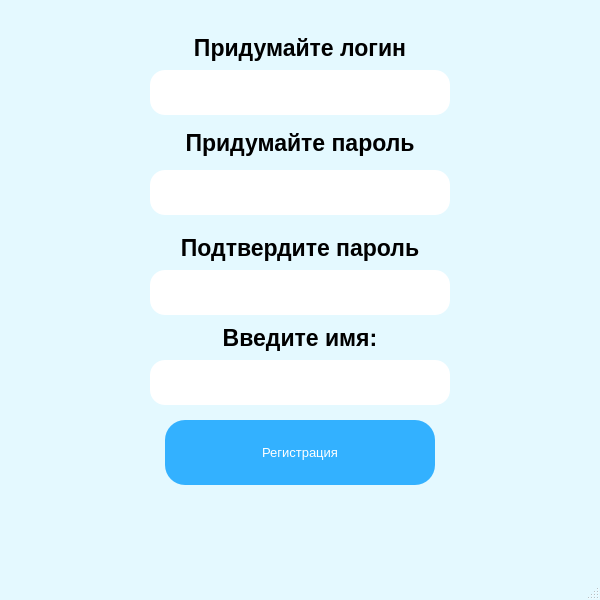
<?xml version="1.0" encoding="UTF-8"?>
<ui version="4.0">
 <class>MainWindow</class>
 <widget class="QMainWindow" name="MainWindow">
  <property name="geometry">
   <rect>
    <x>0</x>
    <y>0</y>
    <width>600</width>
    <height>600</height>
   </rect>
  </property>
  <property name="minimumSize">
   <size>
    <width>600</width>
    <height>600</height>
   </size>
  </property>
  <property name="maximumSize">
   <size>
    <width>600</width>
    <height>600</height>
   </size>
  </property>
  <property name="font">
   <font>
    <family>Arial</family>
    <pointsize>11</pointsize>
    <weight>75</weight>
    <italic>false</italic>
    <bold>true</bold>
   </font>
  </property>
  <property name="cursor">
   <cursorShape>ArrowCursor</cursorShape>
  </property>
  <property name="windowTitle">
   <string>Регистрация</string>
  </property>
  <property name="windowIcon">
   <iconset>
    <normaloff>../files/app_images/регистрация.png</normaloff>../files/app_images/регистрация.png</iconset>
  </property>
  <property name="layoutDirection">
   <enum>Qt::LeftToRight</enum>
  </property>
  <property name="styleSheet">
   <string notr="true">QMainWindow {
	background-color: rgb(228, 249, 255);
}
QPushButton {
	background-color: rgb(51, 177, 255);
	border-radius: 20px;
	font: 10pt &quot;Arial&quot;;
	color: rgb(255, 255, 255);
}
QPushButton:hover {
	border-radius: 24px;
	background-color: rgb(52, 202, 232);
}
QPushButton:pressed {
	border-radius: 28px;
	background-color: rgb(0, 222, 0);
}
QLineEdit {
	border-radius: 15px;
	font: 12pt &quot;Arial&quot;;
}
QLineEdit:hover {
	border-radius: 20px;
	font: 75 12pt &quot;Arial&quot;;
	background-color: rgb(250, 250, 250);
}
QComboBox {
	border-radius: 15px;
}</string>
  </property>
  <widget class="QWidget" name="centralwidget">
   <property name="styleSheet">
    <string notr="true">self.setStyleSheet(&quot;background-color: blue&quot;)</string>
   </property>
   <widget class="QLabel" name="label_3">
    <property name="geometry">
     <rect>
      <x>0</x>
      <y>220</y>
      <width>600</width>
      <height>55</height>
     </rect>
    </property>
    <property name="sizePolicy">
     <sizepolicy hsizetype="Preferred" vsizetype="Preferred">
      <horstretch>0</horstretch>
      <verstretch>0</verstretch>
     </sizepolicy>
    </property>
    <property name="font">
     <font>
      <family>Arial</family>
      <pointsize>17</pointsize>
      <weight>75</weight>
      <italic>false</italic>
      <bold>true</bold>
     </font>
    </property>
    <property name="cursor">
     <cursorShape>ArrowCursor</cursorShape>
    </property>
    <property name="autoFillBackground">
     <bool>false</bool>
    </property>
    <property name="text">
     <string>Подтвердите пароль</string>
    </property>
    <property name="textFormat">
     <enum>Qt::AutoText</enum>
    </property>
    <property name="alignment">
     <set>Qt::AlignCenter</set>
    </property>
    <property name="margin">
     <number>0</number>
    </property>
   </widget>
   <widget class="QLineEdit" name="lineEdit_3">
    <property name="geometry">
     <rect>
      <x>150</x>
      <y>270</y>
      <width>300</width>
      <height>45</height>
     </rect>
    </property>
    <property name="font">
     <font>
      <family>Arial</family>
      <pointsize>12</pointsize>
      <weight>50</weight>
      <italic>false</italic>
      <bold>false</bold>
     </font>
    </property>
    <property name="autoFillBackground">
     <bool>false</bool>
    </property>
   </widget>
   <widget class="QLineEdit" name="lineEdit_2">
    <property name="geometry">
     <rect>
      <x>150</x>
      <y>170</y>
      <width>300</width>
      <height>45</height>
     </rect>
    </property>
    <property name="font">
     <font>
      <family>Arial</family>
      <pointsize>12</pointsize>
      <weight>50</weight>
      <italic>false</italic>
      <bold>false</bold>
     </font>
    </property>
    <property name="autoFillBackground">
     <bool>false</bool>
    </property>
   </widget>
   <widget class="QLineEdit" name="lineEdit">
    <property name="geometry">
     <rect>
      <x>150</x>
      <y>70</y>
      <width>300</width>
      <height>45</height>
     </rect>
    </property>
    <property name="font">
     <font>
      <family>Arial</family>
      <pointsize>12</pointsize>
      <weight>50</weight>
      <italic>false</italic>
      <bold>false</bold>
     </font>
    </property>
    <property name="autoFillBackground">
     <bool>false</bool>
    </property>
   </widget>
   <widget class="QLabel" name="label">
    <property name="geometry">
     <rect>
      <x>0</x>
      <y>20</y>
      <width>600</width>
      <height>55</height>
     </rect>
    </property>
    <property name="font">
     <font>
      <family>Arial</family>
      <pointsize>17</pointsize>
      <weight>75</weight>
      <italic>false</italic>
      <bold>true</bold>
     </font>
    </property>
    <property name="layoutDirection">
     <enum>Qt::LeftToRight</enum>
    </property>
    <property name="text">
     <string>Придумайте логин</string>
    </property>
    <property name="alignment">
     <set>Qt::AlignCenter</set>
    </property>
   </widget>
   <widget class="QLabel" name="label_2">
    <property name="geometry">
     <rect>
      <x>0</x>
      <y>115</y>
      <width>600</width>
      <height>55</height>
     </rect>
    </property>
    <property name="sizePolicy">
     <sizepolicy hsizetype="Preferred" vsizetype="Preferred">
      <horstretch>0</horstretch>
      <verstretch>0</verstretch>
     </sizepolicy>
    </property>
    <property name="font">
     <font>
      <family>Arial</family>
      <pointsize>17</pointsize>
      <weight>75</weight>
      <italic>false</italic>
      <bold>true</bold>
     </font>
    </property>
    <property name="cursor">
     <cursorShape>ArrowCursor</cursorShape>
    </property>
    <property name="autoFillBackground">
     <bool>false</bool>
    </property>
    <property name="text">
     <string>Придумайте пароль</string>
    </property>
    <property name="textFormat">
     <enum>Qt::AutoText</enum>
    </property>
    <property name="alignment">
     <set>Qt::AlignCenter</set>
    </property>
    <property name="margin">
     <number>0</number>
    </property>
   </widget>
   <widget class="QPushButton" name="pushButton_2">
    <property name="enabled">
     <bool>true</bool>
    </property>
    <property name="geometry">
     <rect>
      <x>165</x>
      <y>420</y>
      <width>270</width>
      <height>65</height>
     </rect>
    </property>
    <property name="font">
     <font>
      <family>Arial</family>
      <pointsize>10</pointsize>
      <weight>50</weight>
      <italic>false</italic>
      <bold>false</bold>
     </font>
    </property>
    <property name="styleSheet">
     <string notr="true"/>
    </property>
    <property name="text">
     <string>Регистрация</string>
    </property>
   </widget>
   <widget class="QLabel" name="label_4">
    <property name="geometry">
     <rect>
      <x>0</x>
      <y>310</y>
      <width>600</width>
      <height>55</height>
     </rect>
    </property>
    <property name="sizePolicy">
     <sizepolicy hsizetype="Preferred" vsizetype="Preferred">
      <horstretch>0</horstretch>
      <verstretch>0</verstretch>
     </sizepolicy>
    </property>
    <property name="font">
     <font>
      <family>Arial</family>
      <pointsize>17</pointsize>
      <weight>75</weight>
      <italic>false</italic>
      <bold>true</bold>
     </font>
    </property>
    <property name="cursor">
     <cursorShape>ArrowCursor</cursorShape>
    </property>
    <property name="autoFillBackground">
     <bool>false</bool>
    </property>
    <property name="text">
     <string>Введите имя:</string>
    </property>
    <property name="textFormat">
     <enum>Qt::AutoText</enum>
    </property>
    <property name="alignment">
     <set>Qt::AlignCenter</set>
    </property>
    <property name="margin">
     <number>0</number>
    </property>
   </widget>
   <widget class="QLineEdit" name="lineEdit_4">
    <property name="geometry">
     <rect>
      <x>150</x>
      <y>360</y>
      <width>300</width>
      <height>45</height>
     </rect>
    </property>
    <property name="font">
     <font>
      <family>Arial</family>
      <pointsize>12</pointsize>
      <weight>50</weight>
      <italic>false</italic>
      <bold>false</bold>
     </font>
    </property>
    <property name="autoFillBackground">
     <bool>false</bool>
    </property>
   </widget>
   <widget class="QPushButton" name="pushButton_3">
    <property name="geometry">
     <rect>
      <x>510</x>
      <y>215</y>
      <width>50</width>
      <height>50</height>
     </rect>
    </property>
    <property name="styleSheet">
     <string notr="true">QPushButton {
	background-color: rgb(228, 249, 255);
}</string>
    </property>
    <property name="text">
     <string/>
    </property>
    <property name="icon">
     <iconset>
      <normaloff>../files/app_images/none_password.png</normaloff>../files/app_images/none_password.png</iconset>
    </property>
    <property name="iconSize">
     <size>
      <width>35</width>
      <height>35</height>
     </size>
    </property>
    <property name="checkable">
     <bool>false</bool>
    </property>
    <property name="autoRepeat">
     <bool>false</bool>
    </property>
    <property name="default">
     <bool>false</bool>
    </property>
    <property name="flat">
     <bool>true</bool>
    </property>
   </widget>
  </widget>
  <widget class="QStatusBar" name="statusBar">
   <property name="palette">
    <palette>
     <active>
      <colorrole role="WindowText">
       <brush brushstyle="SolidPattern">
        <color alpha="255">
         <red>255</red>
         <green>0</green>
         <blue>0</blue>
        </color>
       </brush>
      </colorrole>
      <colorrole role="Button">
       <brush brushstyle="SolidPattern">
        <color alpha="255">
         <red>205</red>
         <green>234</green>
         <blue>255</blue>
        </color>
       </brush>
      </colorrole>
      <colorrole role="Text">
       <brush brushstyle="SolidPattern">
        <color alpha="255">
         <red>255</red>
         <green>0</green>
         <blue>0</blue>
        </color>
       </brush>
      </colorrole>
      <colorrole role="ButtonText">
       <brush brushstyle="SolidPattern">
        <color alpha="255">
         <red>255</red>
         <green>0</green>
         <blue>0</blue>
        </color>
       </brush>
      </colorrole>
      <colorrole role="Base">
       <brush brushstyle="SolidPattern">
        <color alpha="255">
         <red>205</red>
         <green>234</green>
         <blue>255</blue>
        </color>
       </brush>
      </colorrole>
      <colorrole role="Window">
       <brush brushstyle="SolidPattern">
        <color alpha="255">
         <red>205</red>
         <green>234</green>
         <blue>255</blue>
        </color>
       </brush>
      </colorrole>
      <colorrole role="PlaceholderText">
       <brush brushstyle="NoBrush">
        <color alpha="128">
         <red>255</red>
         <green>0</green>
         <blue>0</blue>
        </color>
       </brush>
      </colorrole>
     </active>
     <inactive>
      <colorrole role="WindowText">
       <brush brushstyle="SolidPattern">
        <color alpha="255">
         <red>255</red>
         <green>0</green>
         <blue>0</blue>
        </color>
       </brush>
      </colorrole>
      <colorrole role="Button">
       <brush brushstyle="SolidPattern">
        <color alpha="255">
         <red>205</red>
         <green>234</green>
         <blue>255</blue>
        </color>
       </brush>
      </colorrole>
      <colorrole role="Text">
       <brush brushstyle="SolidPattern">
        <color alpha="255">
         <red>255</red>
         <green>0</green>
         <blue>0</blue>
        </color>
       </brush>
      </colorrole>
      <colorrole role="ButtonText">
       <brush brushstyle="SolidPattern">
        <color alpha="255">
         <red>255</red>
         <green>0</green>
         <blue>0</blue>
        </color>
       </brush>
      </colorrole>
      <colorrole role="Base">
       <brush brushstyle="SolidPattern">
        <color alpha="255">
         <red>205</red>
         <green>234</green>
         <blue>255</blue>
        </color>
       </brush>
      </colorrole>
      <colorrole role="Window">
       <brush brushstyle="SolidPattern">
        <color alpha="255">
         <red>205</red>
         <green>234</green>
         <blue>255</blue>
        </color>
       </brush>
      </colorrole>
      <colorrole role="PlaceholderText">
       <brush brushstyle="NoBrush">
        <color alpha="128">
         <red>255</red>
         <green>0</green>
         <blue>0</blue>
        </color>
       </brush>
      </colorrole>
     </inactive>
     <disabled>
      <colorrole role="WindowText">
       <brush brushstyle="SolidPattern">
        <color alpha="255">
         <red>255</red>
         <green>0</green>
         <blue>0</blue>
        </color>
       </brush>
      </colorrole>
      <colorrole role="Button">
       <brush brushstyle="SolidPattern">
        <color alpha="255">
         <red>205</red>
         <green>234</green>
         <blue>255</blue>
        </color>
       </brush>
      </colorrole>
      <colorrole role="Text">
       <brush brushstyle="SolidPattern">
        <color alpha="255">
         <red>255</red>
         <green>0</green>
         <blue>0</blue>
        </color>
       </brush>
      </colorrole>
      <colorrole role="ButtonText">
       <brush brushstyle="SolidPattern">
        <color alpha="255">
         <red>255</red>
         <green>0</green>
         <blue>0</blue>
        </color>
       </brush>
      </colorrole>
      <colorrole role="Base">
       <brush brushstyle="SolidPattern">
        <color alpha="255">
         <red>205</red>
         <green>234</green>
         <blue>255</blue>
        </color>
       </brush>
      </colorrole>
      <colorrole role="Window">
       <brush brushstyle="SolidPattern">
        <color alpha="255">
         <red>205</red>
         <green>234</green>
         <blue>255</blue>
        </color>
       </brush>
      </colorrole>
      <colorrole role="PlaceholderText">
       <brush brushstyle="NoBrush">
        <color alpha="128">
         <red>255</red>
         <green>0</green>
         <blue>0</blue>
        </color>
       </brush>
      </colorrole>
     </disabled>
    </palette>
   </property>
   <property name="font">
    <font>
     <family>Arial</family>
     <pointsize>13</pointsize>
     <weight>75</weight>
     <italic>false</italic>
     <bold>true</bold>
    </font>
   </property>
   <property name="contextMenuPolicy">
    <enum>Qt::NoContextMenu</enum>
   </property>
   <property name="layoutDirection">
    <enum>Qt::LeftToRight</enum>
   </property>
   <property name="styleSheet">
    <string notr="true">QStatusBar#statusBar {
color: red;
font: bold;}</string>
   </property>
  </widget>
 </widget>
 <resources/>
 <connections/>
</ui>
